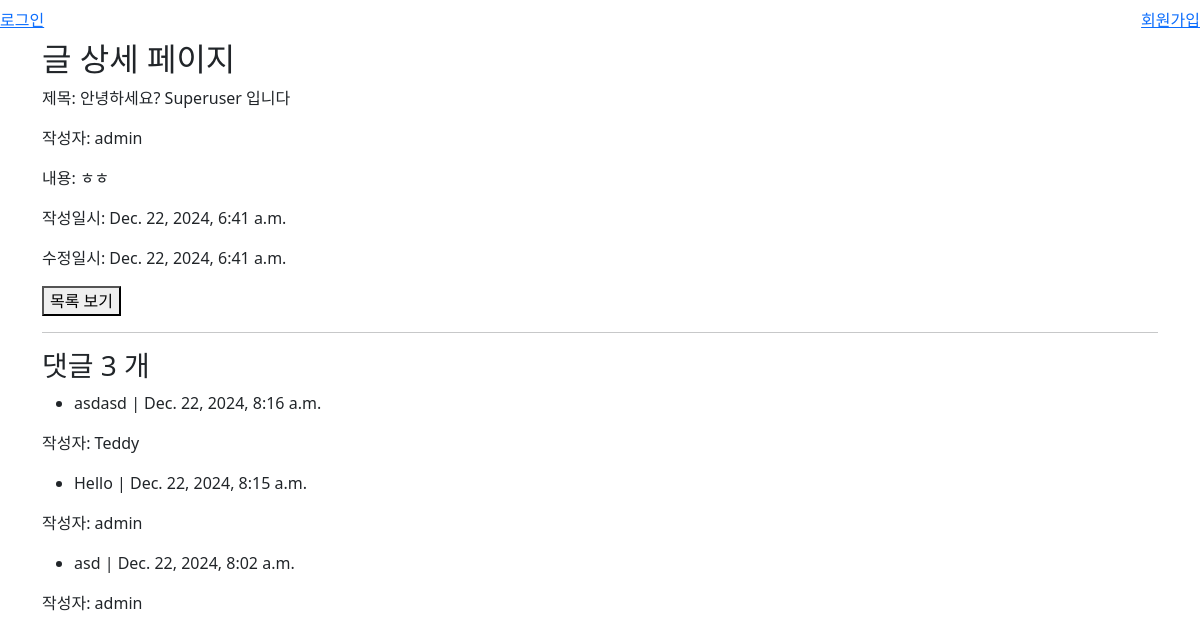
Page /articles/2/ on the committed database.
### articles/models.py (models this page shows, shortened)
class Article(models.Model):
    title = models.CharField(max_length=50)
    content = models.TextField()
    created_at = models.DateTimeField(auto_now_add=True)
    updated_at = models.DateTimeField(auto_now=True)
    image = models.ImageField(upload_to='images/', blank=True)
    author = models.ForeignKey(
        settings.AUTH_USER_MODEL,
        on_delete=models.CASCADE,
        related_name="articles"
        )
    like_users = models.ManyToManyField(
        settings.AUTH_USER_MODEL,
        related_name="like_articles"
        )

class Comment(models.Model):
    article = models.ForeignKey(Article, on_delete=models.CASCADE, related_name='comments')
    content = models.TextField(max_length=120)
    created_at = models.DateTimeField(auto_now_add=True)
    updated_at = models.DateTimeField(auto_now=True)
    author = models.ForeignKey(
        settings.AUTH_USER_MODEL,
        on_delete=models.CASCADE,
        related_name="comments_author"
        )

### accounts/models.py (models this page shows)
class User(AbstractUser):
    followings = models.ManyToManyField('self', symmetrical=False, related_name='followers')

### articles/views.py (the view)
# urls.py: path("<int:pk>/", views.article_detail, name="article_detail"),
def article_detail(request, pk):
    article = get_object_or_404(Article, pk=pk)
    comment_form = CommentForm()
    comments = article.comments.all().order_by("-id")
    total_comments = article.comments.count()
    context = {
        "article" : article,
        "comment_form" : comment_form,
        "comments" : comments,
        "total_comments" : total_comments,
        }
    return render(request, "articles/article_detail.html", context)

### articles/templates/articles/article_detail.html (shortened to what this page needs)
{% extends "base.html" %}
{% block content %}
    <h2>글 상세 페이지</h2>
    <p>제목: {{ article.title }}</p>
    <p>작성자: {{ article.author.username }}</p>
    <p>내용: {{ article.content }}</p>
    <p>작성일시: {{ article.created_at }}</p>
    <p>수정일시: {{ article.updated_at }}</p>
    <a href="{% url "articles:articles" %}">
        <button>목록 보기</button>
    </a>
    <br><hr>
    <h3>댓글 {{total_comments}} 개</h3>
    {% for comment in comments %}
        <ul><li>{{comment.content}} | {{comment.created_at}}</li></ul>
        <p>작성자: {{ comment.author.username }}</p>
    {% endfor %}
{% endblock content %}

### rows in the picture
Article: title "안녕하세요? Superuser 입니다", author.username "admin", content "ㅎㅎ", created_at "Dec. 22, 2024, 6:41 a.m.", updated_at "Dec. 22, 2024, 6:41 a.m."
Comment: content "asdasd", created_at "Dec. 22, 2024, 8:16 a.m.", author.username "Teddy"
Comment: content "Hello", created_at "Dec. 22, 2024, 8:15 a.m.", author.username "admin"
Comment: content "asd", created_at "Dec. 22, 2024, 8:02 a.m.", author.username "admin"

### other values in the picture
{{ total_comments }} "3"
